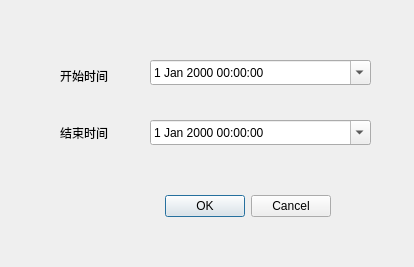
<?xml version="1.0" encoding="UTF-8"?>
<ui version="4.0">
 <class>Dialog</class>
 <widget class="QDialog" name="Dialog">
  <property name="geometry">
   <rect>
    <x>0</x>
    <y>0</y>
    <width>414</width>
    <height>267</height>
   </rect>
  </property>
  <property name="windowTitle">
   <string>微震时间设置</string>
  </property>
  <widget class="QDialogButtonBox" name="buttonBox">
   <property name="geometry">
    <rect>
     <x>-10</x>
     <y>190</y>
     <width>341</width>
     <height>32</height>
    </rect>
   </property>
   <property name="orientation">
    <enum>Qt::Horizontal</enum>
   </property>
   <property name="standardButtons">
    <set>QDialogButtonBox::Cancel|QDialogButtonBox::Ok</set>
   </property>
  </widget>
  <widget class="QLabel" name="label">
   <property name="geometry">
    <rect>
     <x>60</x>
     <y>65</y>
     <width>81</width>
     <height>21</height>
    </rect>
   </property>
   <property name="text">
    <string>开始时间</string>
   </property>
  </widget>
  <widget class="QLabel" name="label_2">
   <property name="geometry">
    <rect>
     <x>60</x>
     <y>117</y>
     <width>81</width>
     <height>31</height>
    </rect>
   </property>
   <property name="text">
    <string>结束时间</string>
   </property>
  </widget>
  <widget class="QDateTimeEdit" name="dateTimeEdit">
   <property name="geometry">
    <rect>
     <x>150</x>
     <y>60</y>
     <width>221</width>
     <height>25</height>
    </rect>
   </property>
   <property name="calendarPopup">
    <bool>true</bool>
   </property>
  </widget>
  <widget class="QDateTimeEdit" name="dateTimeEdit_2">
   <property name="geometry">
    <rect>
     <x>150</x>
     <y>120</y>
     <width>221</width>
     <height>25</height>
    </rect>
   </property>
   <property name="calendarPopup">
    <bool>true</bool>
   </property>
  </widget>
 </widget>
 <resources/>
 <connections>
  <connection>
   <sender>buttonBox</sender>
   <signal>accepted()</signal>
   <receiver>Dialog</receiver>
   <slot>accept()</slot>
   <hints>
    <hint type="sourcelabel">
     <x>248</x>
     <y>254</y>
    </hint>
    <hint type="destinationlabel">
     <x>157</x>
     <y>274</y>
    </hint>
   </hints>
  </connection>
  <connection>
   <sender>buttonBox</sender>
   <signal>rejected()</signal>
   <receiver>Dialog</receiver>
   <slot>reject()</slot>
   <hints>
    <hint type="sourcelabel">
     <x>316</x>
     <y>260</y>
    </hint>
    <hint type="destinationlabel">
     <x>286</x>
     <y>274</y>
    </hint>
   </hints>
  </connection>
 </connections>
</ui>
